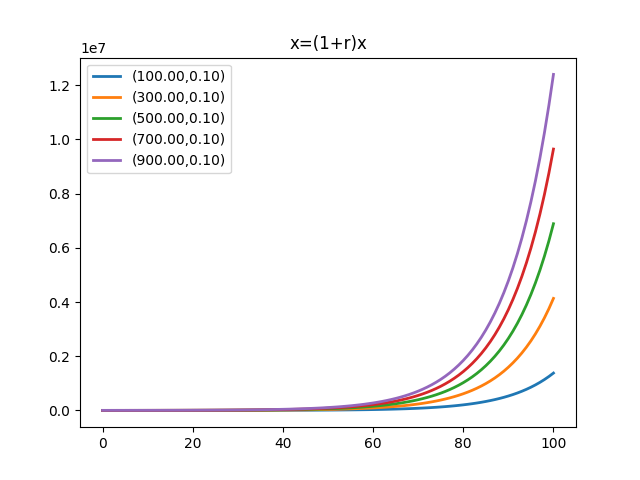

Reproduce this figure in Python.
#!/usr/bin/env python3
#Author: [email redacted]
#License: GNU GPL 3.0.
#No warranty or liability assumed irrelevant of thermonuclear wars or lack thereof.


import matplotlib.pyplot as plt
import numpy as np
fig, ax=plt.subplots()


print("x=(1+r)x")
X0=np.arange(100,1000,200)

for x0 in X0:
    X=[]
    x=x0
    r=.1
    X.append(x)

    for i in range(100):
        x=x*(1+r)
        X.append(x)

    ax.plot(X,linewidth=2.0, label=("({:.02f},{:.02f})").format(x0,r))

plt.legend()
plt.title("x=(1+r)x")
plt.savefig("population-grow-different-initial-conditions.png")
#plt.yscale("log")
plt.show()
